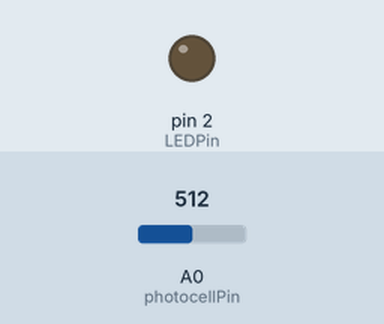
Simulated run of this sketch. Board: Arduino Uno, built with avr-gcc and run on an emulated ATmega328P. Shown: output pins drawn as LEDs (lit = HIGH). The inputs (shaded band) are chosen by the test bench; at power-on: A0 (photocellPin) = 512.

Above: at 1.2 s.
1.3 s: A0 (photocellPin) set to 410
2.8 s: A0 (photocellPin) set to 385
At 3.7 s:
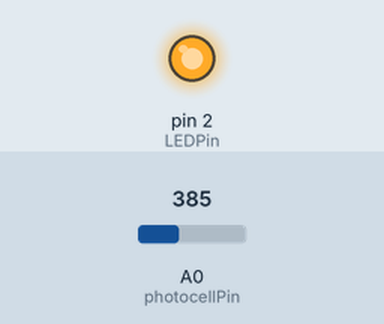
4.3 s: A0 (photocellPin) set to 511
At 4.8 s:
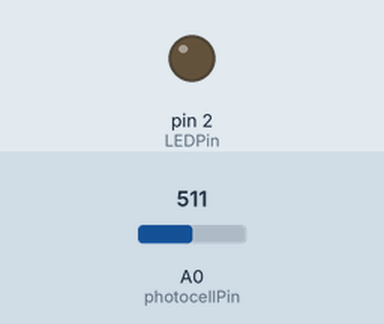
5.8 s: A0 (photocellPin) set to 306
At 7.1 s:
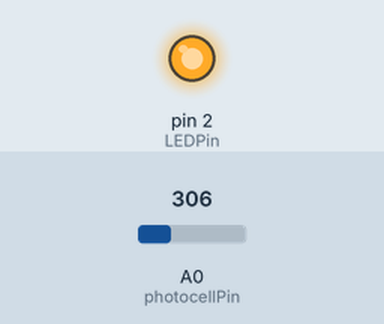
Timing chart, 0 to 8.3 s (numbered marks = the images above; inputs shaded):
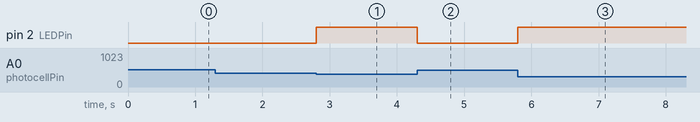

Measured:
- the behaviour switches between 400 and 399 on A0 (photocellPin) (found by bisection; images 0 and 1)
- after the input at 1.3 s, every drawn part: stays the same
- after the input at 2.8 s, pin 2 (LEDPin): LOW → HIGH at once
- after the input at 4.3 s, pin 2 (LEDPin): HIGH → LOW at once
- after the input at 5.8 s, pin 2 (LEDPin): LOW → HIGH at once

The sketch:

Automatic_Light_Switch.ino
```cpp
/*
 * Tutorial 2b: Automatic Light Switch
 *
 * Automatically turns on an LED when it gets dark.
 *
 *
 * To see this sketch in action put the board in a
 * room with little or no sunlight, only lit by your room lights.
 * Turn the room lights on and off. The LED will automatically
 * turn on when its dark and off when its light.
 *
 * The circuit:
 * - photoresistor from analog in 0 to +5V
 * - 10K resistor from analog in 0 to ground
 * - LED connected to digital pin 2 through a 300ohm resistor
 *
 * Author: Blaise Jarrett
 *
 */

// A constant that describes when its dark enough to
// light the LED. A value close to 600 will light the led
// with less darkness. Play with this number.
const int sensorDark = 400;

// the photocell voltage divider pin
int photocellPin = A0;
// the LED pin
int LEDPin = 2;

void setup()
{
    // initialize the LED pin as output
    pinMode(LEDPin, OUTPUT);
}

void loop()
{
    int analogValue;

    // read our photocell
    analogValue = analogRead(photocellPin);

    // The higher the analogValue reading is the darker it is.
    // If its atleast as dark as our constant "sensorDark"
    // light the LED
    if (analogValue < sensorDark)
    {
        digitalWrite(LEDPin, HIGH);
    }
    // Otherwise turn the LED off
    else
    {
        digitalWrite(LEDPin, LOW);
    }

    // wait 1ms for better quality sensor readings
    delay(1);
}
```
